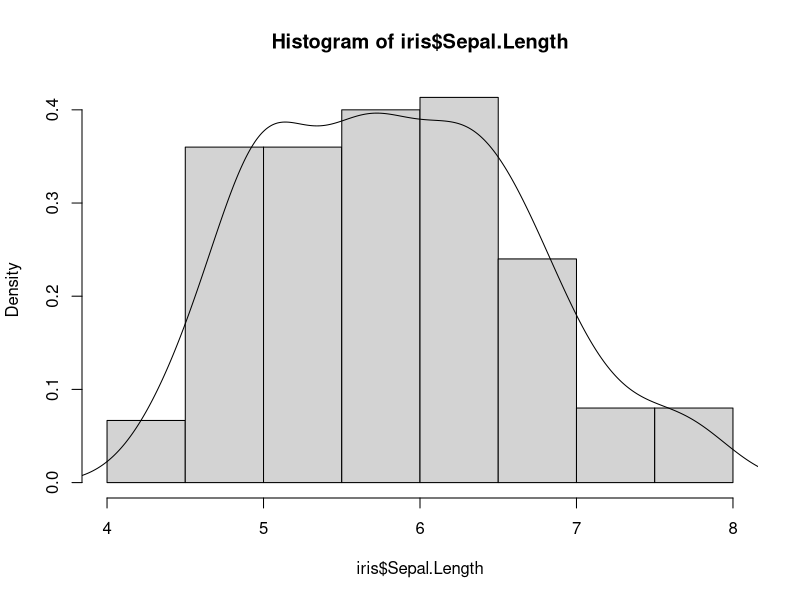
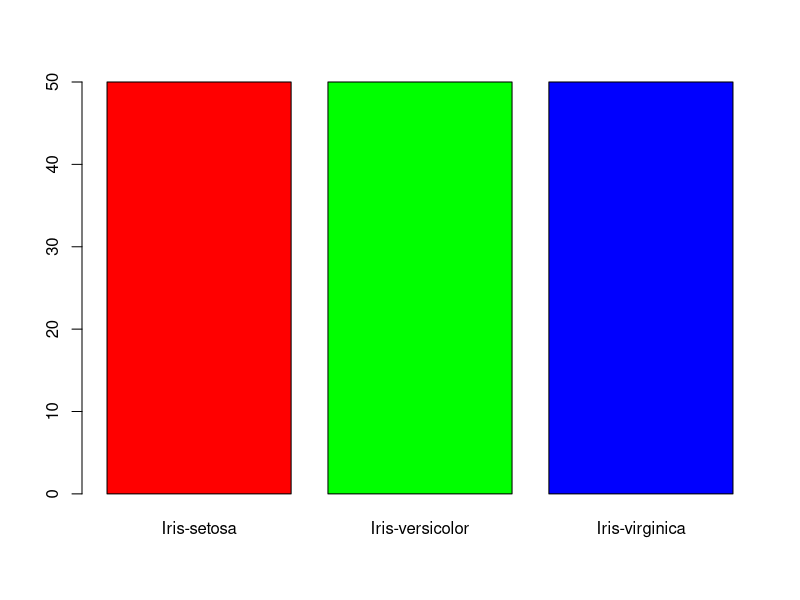
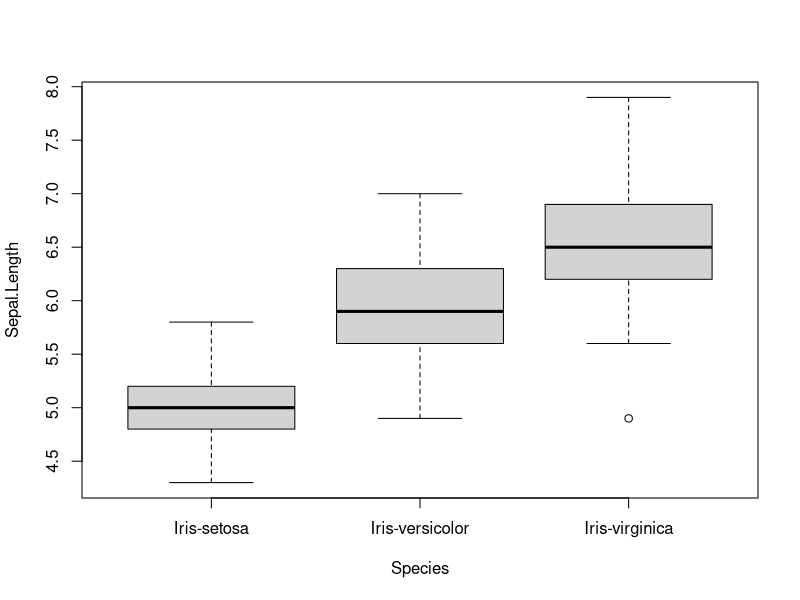
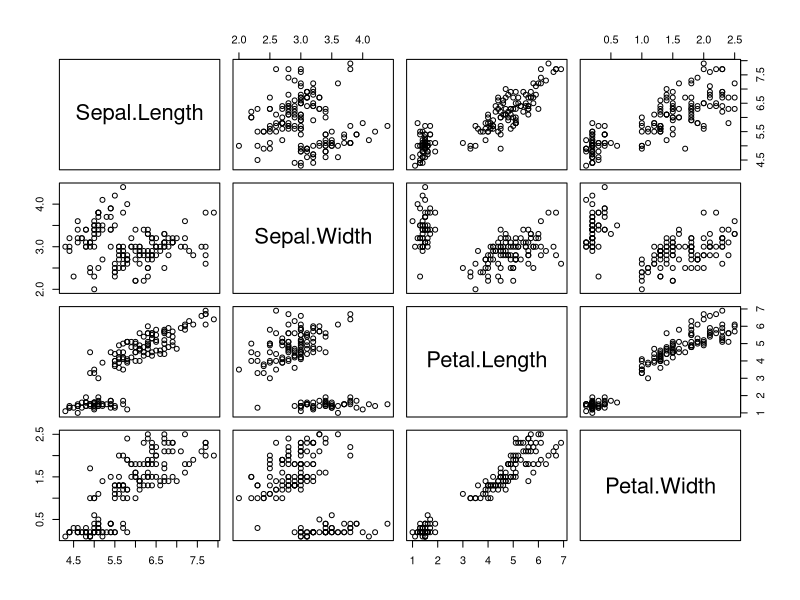

Generate these figures, in order, with R:
# Getting Data
iris <- read.csv("iris.data.csv", header=TRUE)

# Visualization of the Data
head(iris)

table(iris$Species)

# Plot the histogram
hist(iris$Sepal.Length, breaks=10, prob=T)

# Plot the density curve
lines(density(iris$Sepal.Length))

categories <- table(iris$Species)
barplot(categories, col=c('red', 'green', 'blue'))

boxplot(Sepal.Length~Species, data=iris)

# Scatter plot for all pairs
pairs(iris[,c(1,2,3,4)])

# Compute the correlation matrix
cor(iris[,c(1,2,3,4)])

# select 10 records out from iris with replacement
index <- sample(1:nrow(iris), 10, replace=T)
index
irissample <- iris[index,]
irissample

# impute data
# Create some missing data
irissample[10, 1] <- NA
irissample

# load e1071 library
library(e1071)

fixIris1 <- impute(irissample[,1:4], what='mean')
fixIris1

fixIris2 <- impute(irissample[,1:4], what='median')
fixIris2

# Scaling 
# scale the columns
# x-mean(x)/standard deviation
scaleiris <- scale(iris[, 1:4])
head(scaleiris)

# add attributes
iris2 <- transform(iris, ratio=round(Sepal.Length/Sepal.Width, 2))
head(iris2)

# Discritize
# Equal width cuts
segments <- 10
maxL <- max(iris$Petal.Length)
minL <- min(iris$Petal.Length)
theBreaks <- seq(minL, maxL, by=(maxL-minL)/segments)
cutPetalLength <- cut(iris$Petal.Length, breaks=theBreaks, include.lowest=T)
newdata <- data.frame(orig.Petal.Len=iris$Petal.Length,  cut.Petal.Len=cutPetalLength)
head(newdata)

# Constant frequency / height
myBreaks <- quantile(iris$Petal.Length, probs=seq(0,1,1/segments))
cutPetalLength2 <- cut(iris$Petal.Length, breaks=myBreaks, include.lowest=T)
newdata2 <- data.frame(orig.Petal.Len=iris$Petal.Length, cut.Petal.Len=cutPetalLength2)
head(newdata2)

# binarize
cat <- levels(iris$Species)
cat

# Prepare iris
set.seed(567)
ind <- sample(2, nrow(iris), replace=TRUE, prob=c(0.7, 0.3))
traindata <- iris[ind==1,]
testdata <- iris[ind==2,]


